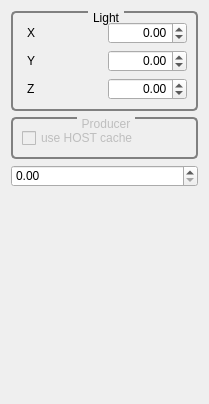
<?xml version="1.0" encoding="UTF-8"?>
<ui version="4.0">
 <class>GvtQCustomEditor</class>
 <widget class="QWidget" name="GvtQCustomEditor">
  <property name="geometry">
   <rect>
    <x>0</x>
    <y>0</y>
    <width>209</width>
    <height>404</height>
   </rect>
  </property>
  <property name="windowTitle">
   <string>Custom Editor</string>
  </property>
  <property name="styleSheet">
   <string>QGroupBox
{
     background-color: qlineargradient(x1: 0, y1: 0, x2: 0, y2: 1,
                                       stop: 0 #E0E0E0, stop: 1 #FFFFFF);
     border: 2px solid gray;
     border-radius: 5px;
     margin-top: 1ex; /* leave space at the top for the title */
 }

 QGroupBox::title
{
	 subcontrol-origin: margin;
     subcontrol-position: top center; /* position at the top center */
     padding: 0 3px;
     background-color: qlineargradient(x1: 0, y1: 0, x2: 0, y2: 1,
                                       stop: 0 #FFOECE, stop: 1 #FFFFFF);
 }

QLabel
{
	border-radius: 4px;
	padding: 2px;
 }
</string>
  </property>
  <layout class="QVBoxLayout" name="verticalLayout_2">
   <item>
    <widget class="QGroupBox" name="groupBox_2">
     <property name="title">
      <string>Light</string>
     </property>
     <layout class="QGridLayout" name="gridLayout_2">
      <item row="0" column="0">
       <widget class="QLabel" name="label_4">
        <property name="text">
         <string>X</string>
        </property>
       </widget>
      </item>
      <item row="0" column="1">
       <widget class="QDoubleSpinBox" name="_lightXDoubleSpinBox">
        <property name="alignment">
         <set>Qt::AlignRight|Qt::AlignTrailing|Qt::AlignVCenter</set>
        </property>
        <property name="minimum">
         <double>-99.989999999999995</double>
        </property>
        <property name="singleStep">
         <double>0.100000000000000</double>
        </property>
       </widget>
      </item>
      <item row="1" column="0">
       <widget class="QLabel" name="label_5">
        <property name="text">
         <string>Y</string>
        </property>
       </widget>
      </item>
      <item row="1" column="1">
       <widget class="QDoubleSpinBox" name="_lightYDoubleSpinBox">
        <property name="alignment">
         <set>Qt::AlignRight|Qt::AlignTrailing|Qt::AlignVCenter</set>
        </property>
        <property name="minimum">
         <double>-99.989999999999995</double>
        </property>
        <property name="singleStep">
         <double>0.100000000000000</double>
        </property>
       </widget>
      </item>
      <item row="2" column="0">
       <widget class="QLabel" name="label_6">
        <property name="text">
         <string>Z</string>
        </property>
       </widget>
      </item>
      <item row="2" column="1">
       <widget class="QDoubleSpinBox" name="_lightZDoubleSpinBox">
        <property name="alignment">
         <set>Qt::AlignRight|Qt::AlignTrailing|Qt::AlignVCenter</set>
        </property>
        <property name="minimum">
         <double>-99.989999999999995</double>
        </property>
        <property name="singleStep">
         <double>0.100000000000000</double>
        </property>
       </widget>
      </item>
     </layout>
    </widget>
   </item>
   <item>
    <widget class="QGroupBox" name="groupBox">
     <property name="enabled">
      <bool>false</bool>
     </property>
     <property name="title">
      <string>Producer</string>
     </property>
     <layout class="QVBoxLayout" name="verticalLayout">
      <item>
       <widget class="QCheckBox" name="_useHostCacheCheckBox">
        <property name="toolTip">
         <string>It avoids to read data from disk.</string>
        </property>
        <property name="text">
         <string>use HOST cache</string>
        </property>
       </widget>
      </item>
     </layout>
    </widget>
   </item>
   <item>
    <widget class="QDoubleSpinBox" name="threshold">
     <property name="maximum">
      <double>1.000000000000000</double>
     </property>
     <property name="singleStep">
      <double>0.050000000000000</double>
     </property>
    </widget>
   </item>
   <item>
    <spacer name="verticalSpacer">
     <property name="orientation">
      <enum>Qt::Vertical</enum>
     </property>
     <property name="sizeHint" stdset="0">
      <size>
       <width>20</width>
       <height>122</height>
      </size>
     </property>
    </spacer>
   </item>
  </layout>
 </widget>
 <resources/>
 <connections/>
</ui>
